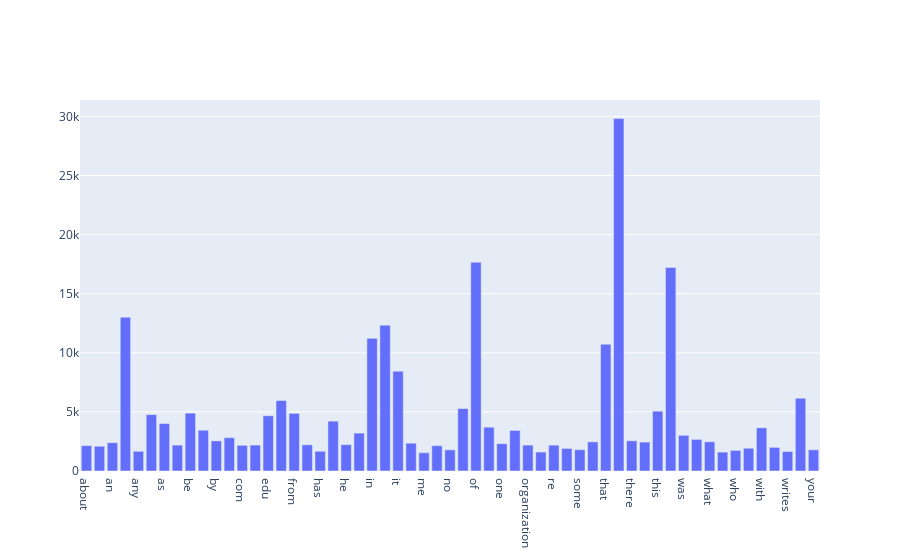

Notebook cell for this chart:
### Markdown cell above
### >>> **Exercise 14 (take home):** 
The chart above contains all the vocabulary, and it's computationally intensive to both compute and visualize. Can you efficiently reduce the number of terms you want to visualize as an exercise.

### Code cell
idx = term_frequencies>1500
fig = go.Figure(go.Bar(
                x=np.array(count_vect.get_feature_names())[idx],
                y=term_frequencies[idx],
                orientation='v'))
fig.show()

### Figure 1 — Plotly figure (JSON) as saved in the notebook; plotly's stock layout.template omitted (floating-point values rounded to 4 significant figures)
{"data": [{"orientation": "v", "type": "bar", "x": ["about", "all", "an", "and", "any", "are", "as", "at", "be", "but", "by", "can", "com", "do", "edu", "for", "from", "god", "has", "have", "he", "if", "in", "is", "it", "lines", "me", "my", "no", "not", "of", "on", "one", "or", "organization", "people", "re", "so", "some", "subject", "that", "the", "there", "they", "this", "to", "was", "we", "what", "which", "who", "will", "with", "would", "writes", "you", "your"], "y": [2148, 2093, 2393, 13017, 1669, 4769, 4015, 2191, 4898, 3453, 2548, 2818, 2172, 2193, 4675, 5962, 4877, 2216, 1671, 4218, 2232, 3208, 11226, 12343, 8447, 2353, 1543, 2143, 1791, 5285, 17660, 3709, 2312, 3432, 2192, 1604, 2186, 1912, 1802, 2464, 10723, 29825, 2556, 2448, 5063, 17222, 3020, 2674, 2472, 1599, 1742, 1925, 3655, 2000, 1645, 6157, 1793]}], "layout": {}}
